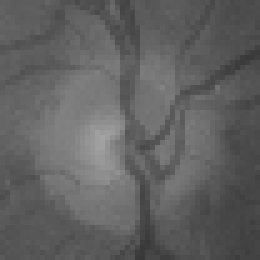
#> input picture Dataset/RIM_ONE_r1/All_Resize/10/original_gray/Im097.jpg, 52 x 52 px (shown 5 times larger); its folder holds 3 pictures in this run
$ python HistogramEqualization.py   (Python 2 division)
#> lines starting #> are read from the running program, lines starting #| are printed output that depends on the picture

import cv2
import numpy as np
from matplotlib import pyplot as plt
import glob


def HE(imname,impath):
    img = cv2.imread(imname,0)
#> img is the input picture: shape (52, 52); min 57, max 163, mean 96.9
    equ = cv2.equalizeHist(img)
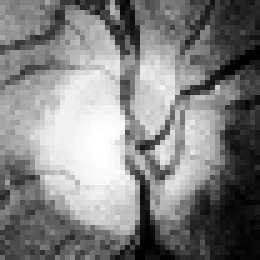
#> equ: shape (52, 52) (shown 5 times larger); min 0, max 255, mean 129.3
    cv2.imwrite(impath, equ)

impath ="../Dataset/RIM_ONE_r1/All_Resize/10/original_gray/"
outpath = "../Dataset/RIM_ONE_r1/All_Resize/10/GHE/gray/"
imgList = glob.glob(impath+"*.jpg")

size = np.arange(1,10)
for img in imgList:
    fname = img.split('/')[6]
    fname = fname.split('.')[0]
    print img
    input_dir = impath+fname+".jpg"
    output_dir = outpath+fname+".jpg"
    HE(input_dir,output_dir)
#> pass 2 of the loop `for img in imgList:`:
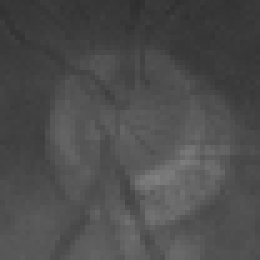
#> input picture Dataset/RIM_ONE_r1/All_Resize/10/original_gray/Im099.jpg, 52 x 52 px (shown 5 times larger)
#> in HE, img is the input picture: shape (52, 52); min 46, max 128, mean 76.7
#> in HE (call 2), `equ = cv2.equalizeHist(img)`:
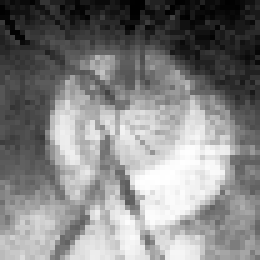
#> equ: shape (52, 52) (shown 5 times larger); min 0, max 255, mean 130.1
#> pass 3 of the loop `for img in imgList:`:
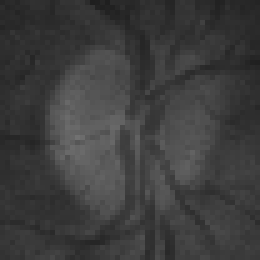
#> input picture Dataset/RIM_ONE_r1/All_Resize/10/original_gray/Im132.jpg, 52 x 52 px (shown 5 times larger)
#> in HE, img is the input picture: shape (52, 52); min 31, max 113, mean 61.1
#> in HE (call 3), `equ = cv2.equalizeHist(img)`:
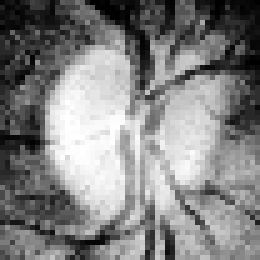
#> equ: shape (52, 52) (shown 5 times larger); min 0, max 255, mean 130.1
